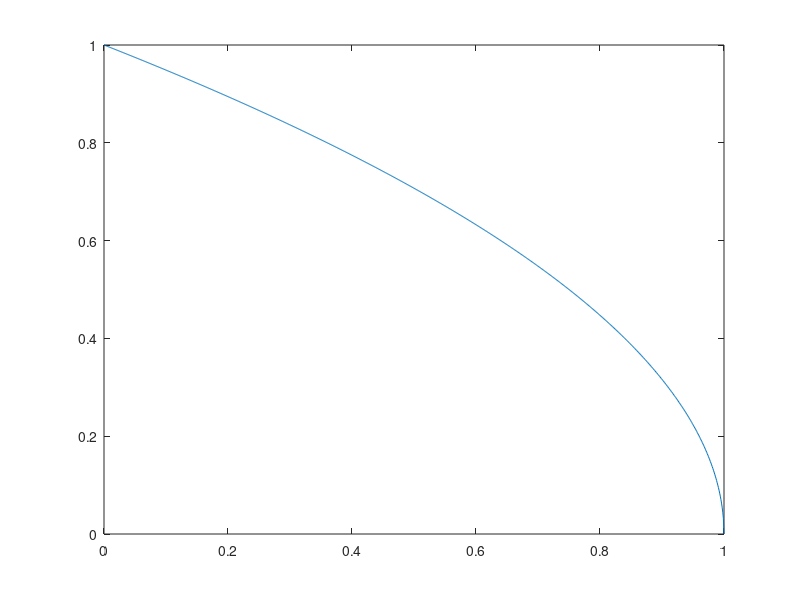

MATLAB code to generate this figure: (Note: this script raises an error after producing the figure.)
rho = 0:0.001:1;
y = sqrt(1 - rho);

plot(rho, y);
beautyplot('rho', 'factor', '', true)

set(gca,'YTick',[0, 1]);
set(gca, 'XTick', [0, 1]);
set(gca,'YTickLabel',[0, 1]);
set(gca, 'XTickLabel', [0, 1]);

dir = 'fig'
mkdir(dir)
name = [dir, '/complexity_breakeven'];
savefig(name)
export_fig(name, '-pdf', '-transparent')